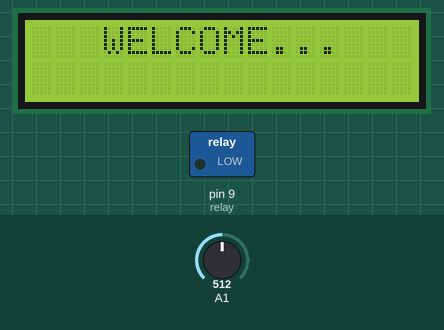
The sketch below on a simulated Arduino Uno, built with avr-gcc and run on an emulated ATmega328P. On the bench: 16×2 character LCD, switched loads named in the sketch (green lamp = pin HIGH). The test bench sets the inputs (shaded band); at power-on: A1 = 512. What the sketch prints to the serial monitor is not drawn.

Above: at 0.1 s.
At 3.2 s:
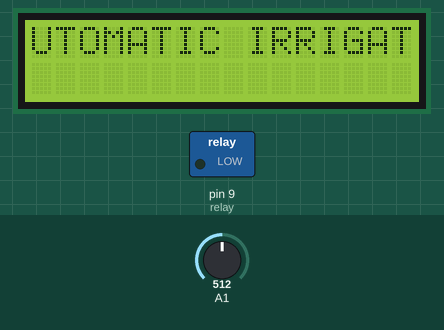
3.3 s: A1 set to 991
6.5 s: A1 set to 1011
At 9.4 s:
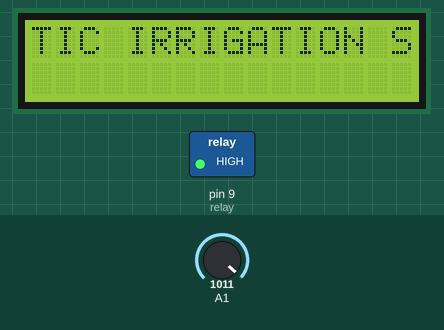
Timing chart, 0 to 10.9 s (numbered marks = the images above; inputs shaded):
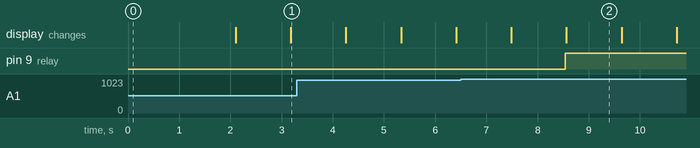

Measured:
- the behaviour switches between 999 and 1000 on A1 (found by bisection; images 1 and 2)
- after the input at 6.5 s, pin 9 (relay): LOW → HIGH after 2.0 s
- what the display in image 2 shows lasts 1.0 s, from 8.6 s to 9.6 s

The sketch:

Irrigation_system.ino
```cpp
#include <Wire.h>
#include <LiquidCrystal_I2C.h>
const int en =2, rw = 1, rs = 0, d4 = 4, d5 = 5,  d6 = 6,  d7 = 7, bl = 3;
const int i2c_addr = 0x3F;
LiquidCrystal_I2C lcd(i2c_addr, en, rw, rs, d4, d5, d6, d7, bl, POSITIVE);

int relay = 9;
int humidity_sensor = A1;

void setup() {
  lcd.begin(16,2);
  pinMode(A1,INPUT_PULLUP);
  pinMode(relay,OUTPUT);
  Serial.begin(9600);
  lcd.setCursor(3,0);
  lcd.print("WELCOME...");
  lcd.setCursor(0,1);
  delay(2000);
  lcd.clear();
}

void loop() {
  lcd.setCursor(1,0);
  lcd.print("AUTOMATIC IRRIGATION SYSTEM");
  lcd.scrollDisplayLeft();
  delay(50);
  int Sensor = analogRead(A1);
  Serial.print("Moisture: ");
  Serial.println(Sensor);
  delay(1000);

  if (Sensor >= 1000){
   digitalWrite(9,HIGH);
  }
  else{
  digitalWrite(9,LOW);
    }

}
```
